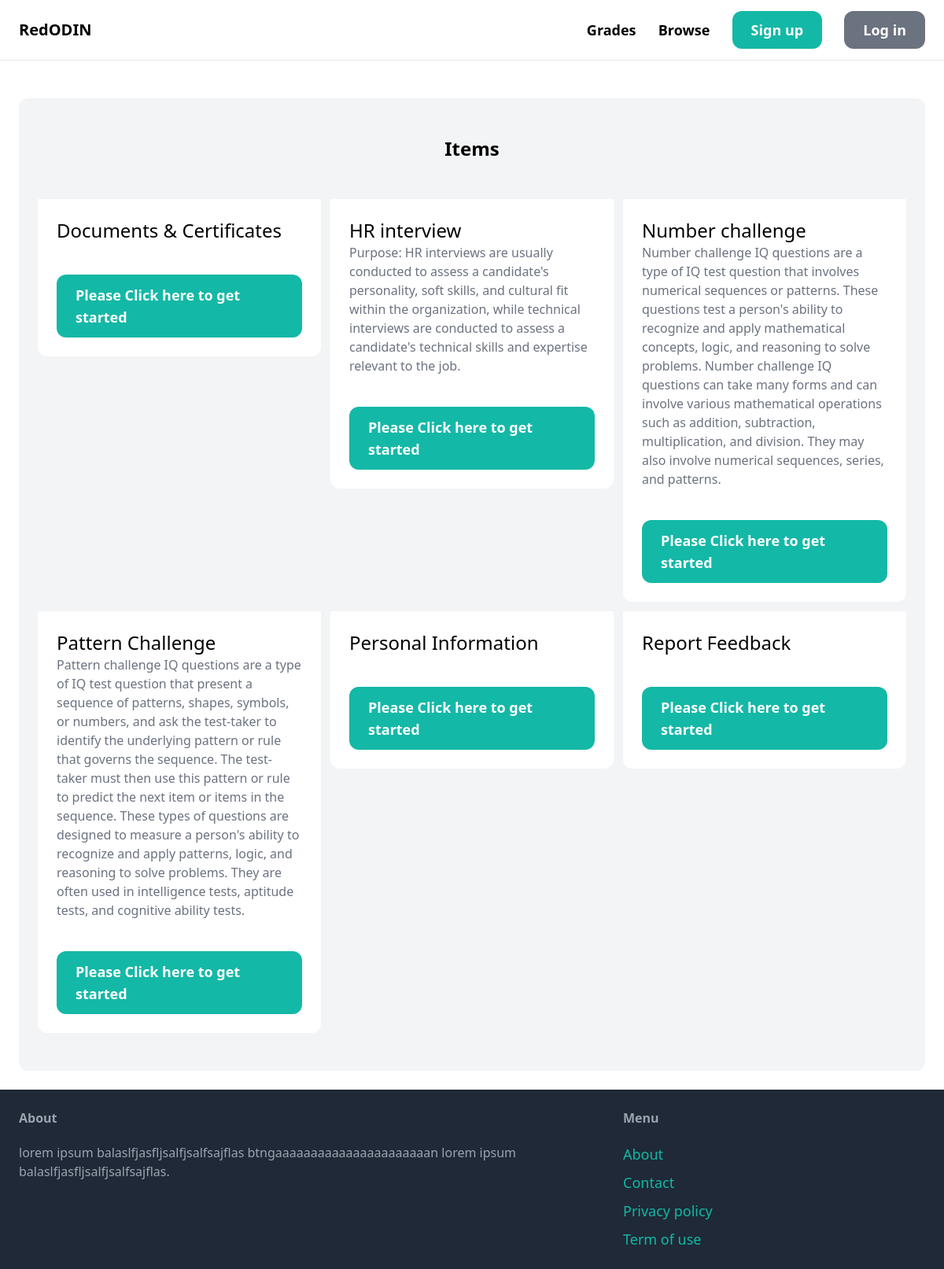
The page / on the database its author committed.
### item/models.py (models this page shows, shortened)
class Item(models.Model):
    category = models.ForeignKey(Category, on_delete=models.CASCADE)
    name = models.CharField(max_length=255)
    description = models.TextField(blank=True , null=True)
    category = models.ForeignKey(Category, on_delete=models.CASCADE)
    created_at = models.DateTimeField(auto_now_add=True)
    created_by = models.ForeignKey(User, related_name='items', on_delete=models.CASCADE)
    is_Finished = models.BooleanField(default=False)
    class Meta:
        ordering = ['name']

### core/views.py (the view)
# urls.py: path('', views.index, name='index'),
def index(request):
    items = Item.objects.filter(is_Finished=False)[0:6]
    categories = Category.objects.all()
    return render(request, 'core/index.html',
                  {'items': items, 'categories': categories}
                  )

### core/Templates/core/index.html (shortened to what this page needs)
{% extends 'core/base.html' %}
{% block content %}
    <div class="mt-6 px-6 py-12 bg-gray-100 rounded-xl">
        <h2 class="text-2xl text-center font-semibold mb-12">Items</h2>
        <div class="grid grid-cols-3 gap-3">
            {%for item in items%}
                <div>
                    <div class="p-6 bg-white rounded-b-xl">
                        <h2 class="text-2xl">{{item.name}}</h2>
                        <p class="text-gray-500">{{item.description}}</p>
                        <div class="mt-4">
                            <a href="{% url 'item:detail' item.id %}" class=" rounded-xl inline-block mt-6 px-6 py-3  bg-teal-500 text-lg text-white font-semibold">Please Click here to get started</a>
                        </div>
                    </div>
                </div>
            {% endfor %}
        </div>
    </div>
{% endblock %}

### core/Templates/core/base.html (shortened to what this page needs)
<!DOCTYPE html>
<html>
    <head>
        <script src="https://cdn.tailwindcss.com"></script>
    </head>
    <body>
        <nav class="py-6 px-6 flex justify-between items-center border-b border-gray-200">
            <a href="/" class="text-xl font-semibold">RedODIN</a>
            <div class="space-x-6">
                <a href="#" class="text-lg font-semibold hover:text-gray-500">Grades</a>
                <a href="#" class="text-lg font-semibold hover:text-gray-500">Browse</a>
                <a href="{% url 'core:signup' %}" class="px-6 py-3 text-lg font-semibold bg-teal-500 text-white rounded-xl hover:bg-teal-700">Sign up</a>
                <a href="#" class="px-6 py-3 text-lg font-semibold bg-gray-500 text-white rounded-xl hover:bg-gray-700">Log in</a>
            </div>
        </nav>
        <div class="px-6 py-6">
          {% block content %}{% endblock %}
        </div>
        <footer class="py-6 px-6 flex justify-between bg-gray-800">
            <div class="w-2/3 pr-10">
                <h3 class="mb-5 font font-semibold text-gray-400">About</h3>
                <p class="text-gray-400">lorem ipsum balaslfjasfljsalfjsalfsajflas btngaaaaaaaaaaaaaaaaaaaaaan lorem ipsum balaslfjasfljsalfjsalfsajflas.</p>
            </div>
            <div class="w-1/3">
                <h3 class="mb-5 font font-semibold text-gray-400">Menu</h3>
                <ul class="space-y-2">
                    <li> <a href="#" class="text-lg  text-teal-500  hover:text-teal-700">About</a></li>
                    <li> <a href="{% url 'core:contact'%}" class="text-lg  text-teal-500  hover:text-teal-700">Contact</a></li>
                    <li> <a href="#" class="text-lg  text-teal-500  hover:text-teal-700">Privacy policy</a></li>
                    <li> <a href="#" class="text-lg  text-teal-500  hover:text-teal-700">Term of use</a></li>
                </ul>
            </div>
        </footer>
    </body>
</html>

### rows shown on the page
Item: name "Documents & Certificates"
Item: name "HR interview", description "Purpose: HR interviews are usually conducted to assess a candidate's personality, soft skills, and cultural fit within the organization, while technical interviews are conducted to assess a candidate's technical skills and expertise relevant to the job."
Item: name "Number challenge", description "Number challenge IQ questions are a type of IQ test question that involves numerical sequences or patterns. These questions test a person's ability to recognize and apply mathematical concepts, logic, and reasoning to solve problems. Number challenge IQ questions can take many forms and can involve various mathematical operations such as addition, subtraction, multiplication, and division. They may also involve numerical sequences, series, and patterns."
Item: name "Pattern Challenge", description "Pattern challenge IQ questions are a type of IQ test question that present a sequence of patterns, shapes, symbols, or numbers, and ask the test-taker to identify the underlying pattern or rule that governs the sequence. The test-taker must then use this pattern or rule to predict the next item or items in the sequence. These types of questions are designed to measure a person's ability to recognize and apply patterns, logic, and reasoning to solve problems. They are often used in intelligence tests, aptitude tests, and cognitive ability tests."
Item: name "Personal Information"
Item: name "Report Feedback"
